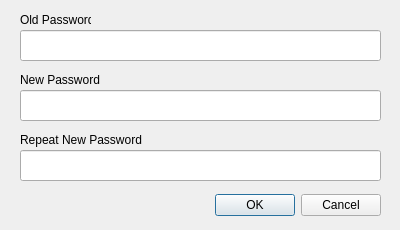
<?xml version="1.0" encoding="UTF-8"?>
<ui version="4.0">
 <class>loginPasswordsManager</class>
 <widget class="QDialog" name="loginPasswordsManager">
  <property name="geometry">
   <rect>
    <x>0</x>
    <y>0</y>
    <width>400</width>
    <height>230</height>
   </rect>
  </property>
  <property name="minimumSize">
   <size>
    <width>400</width>
    <height>230</height>
   </size>
  </property>
  <property name="maximumSize">
   <size>
    <width>400</width>
    <height>230</height>
   </size>
  </property>
  <property name="windowTitle">
   <string>Dialog</string>
  </property>
  <widget class="QDialogButtonBox" name="buttonBox">
   <property name="geometry">
    <rect>
     <x>210</x>
     <y>190</y>
     <width>171</width>
     <height>31</height>
    </rect>
   </property>
   <property name="orientation">
    <enum>Qt::Horizontal</enum>
   </property>
   <property name="standardButtons">
    <set>QDialogButtonBox::Cancel|QDialogButtonBox::Ok</set>
   </property>
  </widget>
  <widget class="QLineEdit" name="oldPasswordText">
   <property name="geometry">
    <rect>
     <x>20</x>
     <y>30</y>
     <width>361</width>
     <height>31</height>
    </rect>
   </property>
   <property name="echoMode">
    <enum>QLineEdit::Password</enum>
   </property>
  </widget>
  <widget class="QLineEdit" name="newPasswordText">
   <property name="geometry">
    <rect>
     <x>20</x>
     <y>90</y>
     <width>361</width>
     <height>31</height>
    </rect>
   </property>
   <property name="echoMode">
    <enum>QLineEdit::Password</enum>
   </property>
  </widget>
  <widget class="QLineEdit" name="repeatNewPasswordText">
   <property name="geometry">
    <rect>
     <x>20</x>
     <y>150</y>
     <width>361</width>
     <height>31</height>
    </rect>
   </property>
   <property name="echoMode">
    <enum>QLineEdit::Password</enum>
   </property>
  </widget>
  <widget class="QLabel" name="oldPasswordLabel">
   <property name="geometry">
    <rect>
     <x>20</x>
     <y>10</y>
     <width>71</width>
     <height>20</height>
    </rect>
   </property>
   <property name="text">
    <string>Old Password</string>
   </property>
  </widget>
  <widget class="QLabel" name="newPasswordLabel">
   <property name="geometry">
    <rect>
     <x>20</x>
     <y>70</y>
     <width>121</width>
     <height>20</height>
    </rect>
   </property>
   <property name="text">
    <string>New Password</string>
   </property>
  </widget>
  <widget class="QLabel" name="repeatNewPasswordLabel">
   <property name="geometry">
    <rect>
     <x>20</x>
     <y>130</y>
     <width>151</width>
     <height>20</height>
    </rect>
   </property>
   <property name="text">
    <string>Repeat New Password</string>
   </property>
  </widget>
  <widget class="QLabel" name="label">
   <property name="geometry">
    <rect>
     <x>20</x>
     <y>190</y>
     <width>181</width>
     <height>20</height>
    </rect>
   </property>
   <property name="text">
    <string/>
   </property>
  </widget>
 </widget>
 <resources/>
 <connections>
  <connection>
   <sender>buttonBox</sender>
   <signal>accepted()</signal>
   <receiver>loginPasswordsManager</receiver>
   <slot>accept()</slot>
   <hints>
    <hint type="sourcelabel">
     <x>248</x>
     <y>254</y>
    </hint>
    <hint type="destinationlabel">
     <x>157</x>
     <y>274</y>
    </hint>
   </hints>
  </connection>
  <connection>
   <sender>buttonBox</sender>
   <signal>rejected()</signal>
   <receiver>loginPasswordsManager</receiver>
   <slot>reject()</slot>
   <hints>
    <hint type="sourcelabel">
     <x>316</x>
     <y>260</y>
    </hint>
    <hint type="destinationlabel">
     <x>286</x>
     <y>274</y>
    </hint>
   </hints>
  </connection>
 </connections>
</ui>
